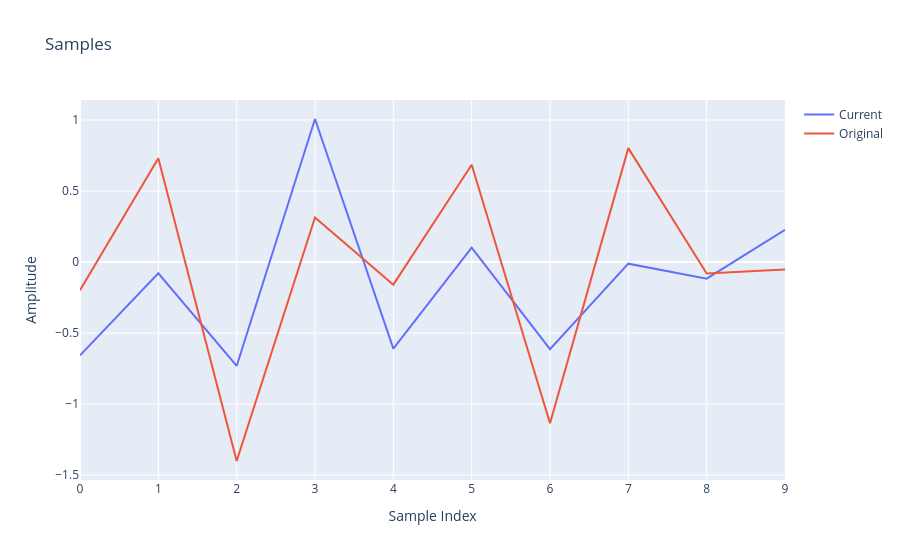

Source (notebook cell):
### Code cell
fig = go.Figure()

fig.add_trace(
    go.Scatter(
        y=xs,
        mode="lines",
        name="Current",
    )
)

fig.add_trace(
    go.Scatter(
        y=ys,
        mode="lines",
        name="Original",
    )
)


fig.update_layout(
    title="Samples",
    xaxis_title="Sample Index",
    yaxis_title="Amplitude",
)

fig.show()

### Figure 1 — Plotly figure (JSON) as saved in the notebook; plotly's stock layout.template omitted (floating-point values rounded to 4 significant figures)
{"data": [{"mode": "lines", "name": "Current", "type": "scatter", "y": [-0.6563, -0.07937, -0.731, 1.007, -0.6088, 0.1017, -0.6128, -0.01121, -0.1168, 0.2266]}, {"mode": "lines", "name": "Original", "type": "scatter", "y": [-0.1983, 0.7304, -1.4, 0.3134, -0.1588, 0.6846, -1.134, 0.8019, -0.08078, -0.05208]}], "layout": {"title": {"text": "Samples"}, "xaxis": {"title": {"text": "Sample Index"}}, "yaxis": {"title": {"text": "Amplitude"}}}}
